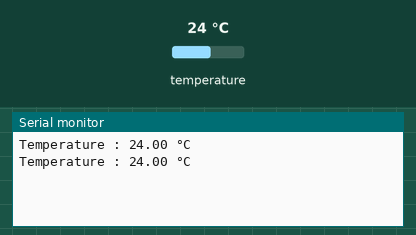
Bench run of a sketch on a simulated Arduino Uno, built with avr-gcc and run on an emulated ATmega328P. Shown: the last lines printed to the serial monitor. The test bench sets the inputs (shaded band); at power-on: temperature 24 °C.

Above: at 2.3 s.
2.4 s: temperature set to 12 °C
At 2.4 s:
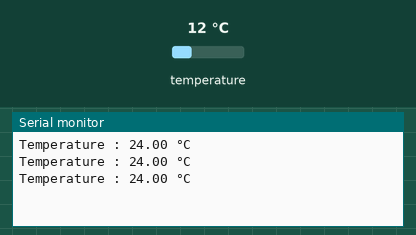
3.9 s: temperature set to 19 °C
At 3.9 s:
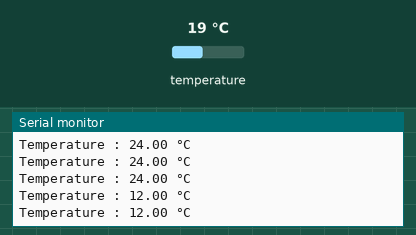
Timing chart, 0 to 6.9 s (numbered marks = the images above; inputs shaded):
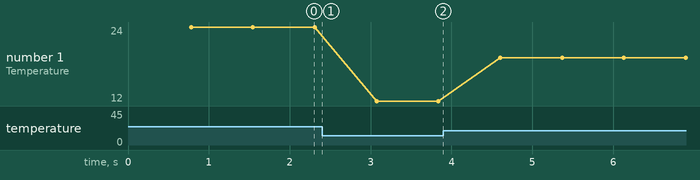

Measured:
- plotted number 1: 24 → 12 after the input at 2.4 s, 12 → 19 after the input at 3.9 s

The sketch:

Suhu.ino
```cpp
#include <OneWire.h>
#include <DallasTemperature.h>

int pinSuhu = 2;

OneWire oneWire(pinSuhu);

DallasTemperature sensors(&oneWire);

void setup(){
  Serial.begin(115200);
  sensors.begin();
}

void loop(){
  sensors.requestTemperatures();
  float bacaSuhu = sensors.getTempCByIndex(0);

  if(bacaSuhu != DEVICE_DISCONNECTED_C){
    Serial.print("Temperature : ");
    Serial.println(bacaSuhu + String(" °C"));
  } else{
    Serial.println("Error : Sensor pada index 0 tidak ditemukan!");
  }
}
```
